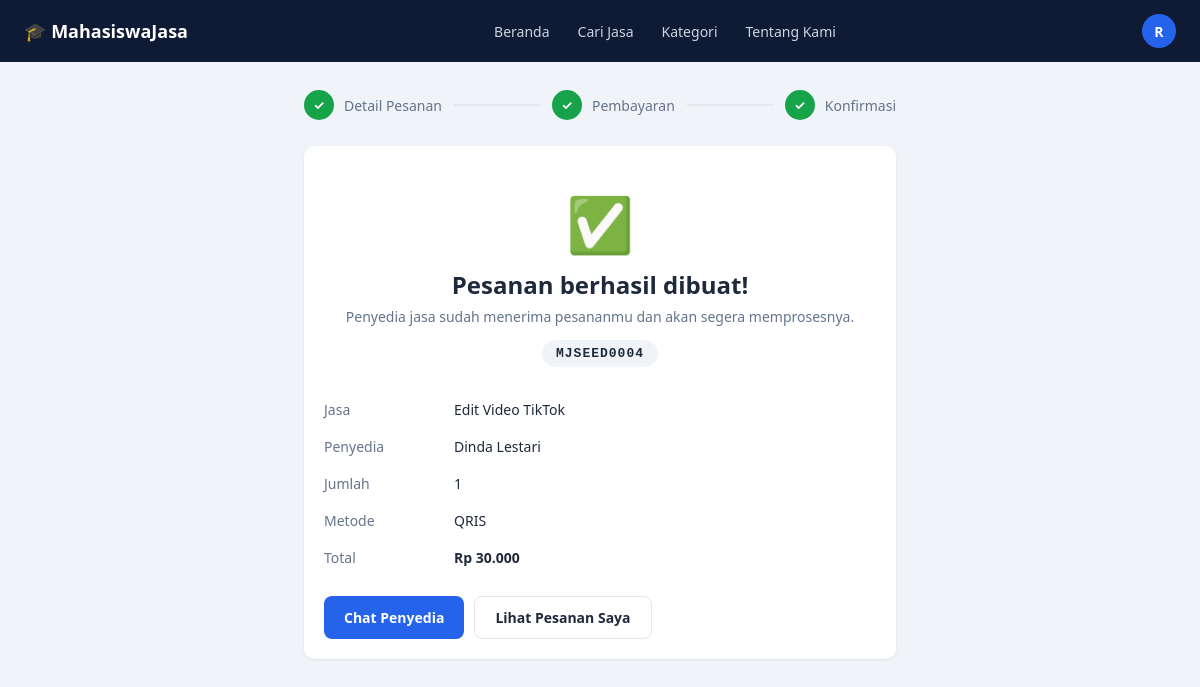
The page /pages/checkout_done.php?kode=MJSEED0004 (signed in) on the database its author committed.
### tables this page shows
CREATE TABLE users (
    id INT AUTO_INCREMENT PRIMARY KEY,
    nama_lengkap VARCHAR(150) NOT NULL,
    email VARCHAR(150) NOT NULL UNIQUE,
    password VARCHAR(255) NOT NULL,            
    no_hp VARCHAR(20) DEFAULT NULL,
    universitas VARCHAR(150) DEFAULT NULL,
    prodi VARCHAR(150) DEFAULT NULL,
    deskripsi TEXT DEFAULT NULL,
    foto_profil VARCHAR(255) DEFAULT NULL,
    is_provider TINYINT(1) DEFAULT 0,           
    status VARCHAR(20) DEFAULT 'aktif',         
    created_at TIMESTAMP DEFAULT CURRENT_TIMESTAMP,
    updated_at TIMESTAMP DEFAULT CURRENT_TIMESTAMP ON UPDATE CURRENT_TIMESTAMP
);

CREATE TABLE pesanan (
    id INT AUTO_INCREMENT PRIMARY KEY,
    kode_pesanan VARCHAR(30) NOT NULL UNIQUE,
    jasa_id INT NOT NULL,
    buyer_id INT NOT NULL,                      
    provider_id INT NOT NULL,                   
    jumlah INT DEFAULT 1,
    catatan TEXT DEFAULT NULL,
    total_harga DECIMAL(12,2) NOT NULL,
    metode_pembayaran ENUM('transfer_bank','e_wallet','qris') DEFAULT 'transfer_bank',
    status_pembayaran ENUM('menunggu','dibayar','gagal') DEFAULT 'menunggu',
    status_pesanan ENUM('menunggu','diproses','selesai','dibatalkan') DEFAULT 'menunggu',
    created_at TIMESTAMP DEFAULT CURRENT_TIMESTAMP,
    updated_at TIMESTAMP DEFAULT CURRENT_TIMESTAMP ON UPDATE CURRENT_TIMESTAMP,
    FOREIGN KEY (jasa_id) REFERENCES jasa(id),
    FOREIGN KEY (buyer_id) REFERENCES users(id),
    FOREIGN KEY (provider_id) REFERENCES users(id)
);

CREATE TABLE jasa (
    id INT AUTO_INCREMENT PRIMARY KEY,
    user_id INT NOT NULL,                       
    kategori_id INT NOT NULL,
    judul VARCHAR(150) NOT NULL,
    deskripsi TEXT NOT NULL,
    harga DECIMAL(12,2) NOT NULL,
    estimasi_pengerjaan VARCHAR(50) DEFAULT NULL,    
    jumlah_revisi INT DEFAULT 0,
    format_file VARCHAR(100) DEFAULT NULL,           
    tipe_jasa ENUM('online','offline') DEFAULT 'online',
    thumbnail VARCHAR(255) DEFAULT NULL,
    status ENUM('aktif','nonaktif') DEFAULT 'aktif',
    created_at TIMESTAMP DEFAULT CURRENT_TIMESTAMP,
    updated_at TIMESTAMP DEFAULT CURRENT_TIMESTAMP ON UPDATE CURRENT_TIMESTAMP,
    FOREIGN KEY (user_id) REFERENCES users(id) ON DELETE CASCADE,
    FOREIGN KEY (kategori_id) REFERENCES kategori(id)
);

### includes/auth_functions.php (called while the page is built, shortened)
<?php
function getCurrentUser() {
    $conn = getDBConnection();
    $stmt = $conn->prepare('SELECT * FROM users WHERE id = ?');
    $stmt->bind_param('i', $_SESSION['user_id']);
    $stmt->execute();
    $result = $stmt->get_result();
    $user = $result->fetch_assoc();
    return $user;
}

### config/config.php (called while the page is built, shortened)
<?php
function clean($data) {
    return htmlspecialchars(trim((string) $data), ENT_QUOTES, 'UTF-8');
}
function formatRupiah($angka) {
    return 'Rp ' . number_format((float) $angka, 0, ',', '.');
}

### includes/order_functions.php (called while the page is built, shortened)
<?php
function getOrderByCode($kode) {
    $conn = getDBConnection();
    $sql = "SELECT p.*, j.judul, j.thumbnail, k.slug AS kategori_slug,
                   b.nama_lengkap AS buyer_nama, pr.nama_lengkap AS provider_nama
            FROM pesanan p
            JOIN jasa j ON j.id = p.jasa_id
            JOIN kategori k ON k.id = j.kategori_id
            JOIN users b ON b.id = p.buyer_id
            JOIN users pr ON pr.id = p.provider_id
            WHERE p.kode_pesanan = ?";
    $stmt = $conn->prepare($sql);
    $stmt->bind_param('s', $kode);
    $stmt->execute();
    $row = $stmt->get_result()->fetch_assoc();
    return $row ?: null;
}

### pages/checkout_done.php (the view, shortened to what this page needs)
<?php
require_once __DIR__ . '/../config/config.php';
require_once __DIR__ . '/../includes/auth_functions.php';
require_once __DIR__ . '/../includes/order_functions.php';
$kode = trim($_GET['kode'] ?? '');
$order = $kode !== '' ? getOrderByCode($kode) : null;
require_once __DIR__ . '/../includes/header.php';
?>
<link rel="stylesheet" href="<?= BASE_URL ?>/assets/css/checkout.css">
<div class="checkout-wrap" style="max-width:640px;">
    <?php require __DIR__ . '/../includes/checkout_steps.php'; ?>
    <div class="card">
        <div class="done-hero">
            <div class="check">✅</div>
            <h1>Pesanan berhasil dibuat!</h1>
            <p style="color:var(--text-muted);font-size:14px;margin:0 0 14px;">Penyedia jasa sudah menerima pesananmu dan akan segera memprosesnya.</p>
            <span class="code-pill"><?= clean($order['kode_pesanan']) ?></span>
        </div>
        <table class="info-table" style="margin-top:18px;">
            <tr><td>Jasa</td><td><?= clean($order['judul']) ?></td></tr>
            <tr><td>Penyedia</td><td><?= clean($order['provider_nama']) ?></td></tr>
            <tr><td>Jumlah</td><td><?= (int) $order['jumlah'] ?></td></tr>
            <tr><td>Metode</td><td><?= clean(PAYMENT_METHODS[$order['metode_pembayaran']]) ?></td></tr>
            <tr><td>Total</td><td><b><?= formatRupiah($order['total_harga']) ?></b></td></tr>
        </table>
        <div style="display:flex;gap:10px;margin-top:20px;flex-wrap:wrap;">
            <a class="btn btn-primary" href="<?= BASE_URL ?>/pages/chat.php?user=<?= (int) $order['provider_id'] ?>&jasa=<?= (int) $order['jasa_id'] ?>">Chat Penyedia</a>
            <a class="btn btn-outline" href="<?= BASE_URL ?>/pages/my_orders.php">Lihat Pesanan Saya</a>
        </div>
    </div>
</div>
<?php require_once __DIR__ . '/../includes/footer.php'; ?>

### includes/header.php (shortened to what this page needs)
<?php
$currentPage = basename($_SERVER['PHP_SELF']);
$user = isLoggedIn() ? getCurrentUser() : null;
$initial = $user ? strtoupper(substr($user['nama_lengkap'], 0, 1)) : '';
?>
<!DOCTYPE html>
<html lang="id">
<head>
    <link rel="stylesheet" href="<?= BASE_URL ?>/assets/css/style.css">
    <link rel="stylesheet" href="<?= BASE_URL ?>/assets/css/dashboard.css">
</head>
<body>
<nav class="navbar">
    <div class="container">
        <a href="<?= BASE_URL ?>/pages/home.php" class="navbar-brand">🎓 MahasiswaJasa</a>
        <ul class="navbar-links">
            <li><a href="<?= BASE_URL ?>/pages/home.php" class="<?= $currentPage === 'home.php' ? 'active' : '' ?>">Beranda</a></li>
            <li><a href="<?= BASE_URL ?>/pages/browse.php" class="<?= $currentPage === 'browse.php' ? 'active' : '' ?>">Cari Jasa</a></li>
            <li><a href="<?= BASE_URL ?>/pages/browse.php#kategori">Kategori</a></li>
            <li><a href="<?= BASE_URL ?>/pages/about.php" class="<?= $currentPage === 'about.php' ? 'active' : '' ?>">Tentang Kami</a></li>
        </ul>
        <div class="navbar-actions">
            <?php if ($user): ?>
                <details class="user-menu">
                    <summary class="avatar" title="<?= clean($user['nama_lengkap']) ?>">
                        <?php if ($user['foto_profil']): ?>
                            <img src="<?= BASE_URL ?>/uploads/profile/<?= rawurlencode($user['foto_profil']) ?>" alt="">
                        <?php else: ?>
                            <?= $initial ?>
                        <?php endif; ?>
                    </summary>
                </details>
            <?php else: ?>
                <a href="<?= BASE_URL ?>/pages/login.php" class="btn btn-outline" style="color:#fff;border-color:#3B4A6B;background:transparent;">Masuk</a>
                <a href="<?= BASE_URL ?>/pages/register.php" class="btn btn-primary">Daftar</a>
            <?php endif; ?>
        </div>
    </div>
</nav>

### assets/css/style.css (style rules this page uses)
:root { --navy: #0F1B34; --navy-light: #1C2B4A; --blue: #2563EB; --blue-dark: #1D4ED8; --bg: #F0F3F8; --white: #FFFFFF; --text: #1E293B; --text-muted: #64748B; --border: #E2E8F0; --star: #FBBF24; --success-bg: #DCFCE7; --success-text: #16A34A; --warning-bg: #FEF3C7; --warning-text: #D97706; --danger-bg: #FEE2E2; --danger-text: #DC2626; --radius: 10px; --shadow: 0 1px 3px rgba(15, 27, 52, 0.08); }
* { box-sizing: border-box; }
body { margin: 0; font-family: 'Segoe UI', -apple-system, BlinkMacSystemFont, Roboto, sans-serif; background: var(--bg); color: var(--text); }
a { text-decoration: none; color: inherit; }
ul { list-style: none; margin: 0; padding: 0; }
.container { max-width: 1200px; margin: 0 auto; padding: 0 24px; }
.navbar { background: var(--navy); color: var(--white); padding: 14px 0; }
.navbar .container { display: flex; align-items: center; justify-content: space-between; }
.navbar-brand { display: flex; align-items: center; gap: 8px; font-weight: 700; font-size: 18px; color: var(--white); }
.navbar-links { display: flex; gap: 28px; font-size: 14px; }
.navbar-links a { color: #CBD5E1; transition: color .15s; }
.navbar-actions { display: flex; align-items: center; gap: 16px; }
.navbar-actions .avatar { width: 34px; height: 34px; border-radius: 50%; background: var(--blue); display: flex; align-items: center; justify-content: center; font-size: 14px; font-weight: 600; color: var(--white); }
.btn { display: inline-flex; align-items: center; justify-content: center; gap: 8px; padding: 11px 20px; border-radius: 8px; border: none; font-size: 14px; font-weight: 600; cursor: pointer; transition: background .15s, transform .05s; }
.btn-primary { background: var(--blue); color: var(--white); }
.btn-outline { background: var(--white); color: var(--text); border: 1px solid var(--border); }
.card { background: var(--white); border-radius: var(--radius); box-shadow: var(--shadow); padding: 20px; }
.user-menu { position: relative; }
.user-menu summary { list-style: none; cursor: pointer; }
.navbar-actions .avatar { overflow: hidden; }

### assets/css/dashboard.css (style rules this page uses)
.info-table { width: 100%; border-collapse: collapse; font-size: 14px; }
.info-table td { padding: 9px 0; vertical-align: top; }
.info-table td:first-child { color: var(--text-muted); width: 130px; }

### assets/css/checkout.css (style rules this page uses)
.checkout-wrap { max-width: 980px; margin: 0 auto; padding: 28px 24px 48px; }
.done-hero { text-align: center; padding: 20px 0 6px; }
.done-hero .check { font-size: 54px; }
.done-hero h1 { margin: 8px 0 6px; font-size: 24px; }
.code-pill { display: inline-block; background: var(--bg); padding: 6px 14px; border-radius: 999px; font-family: monospace; font-weight: 700; letter-spacing: 1px; }

### rows shown on the page
users: nama_lengkap "R"
pesanan: kode_pesanan "MJSEED0004", jasa.judul "Edit Video TikTok", provider.nama_lengkap "Dinda Lestari", jumlah "1", metode_pembayaran "QRIS", total_harga "Rp 30.000"

### other values the page prints
$label "Detail Pesanan"
$label "Pembayaran"
$label "Konfirmasi"
